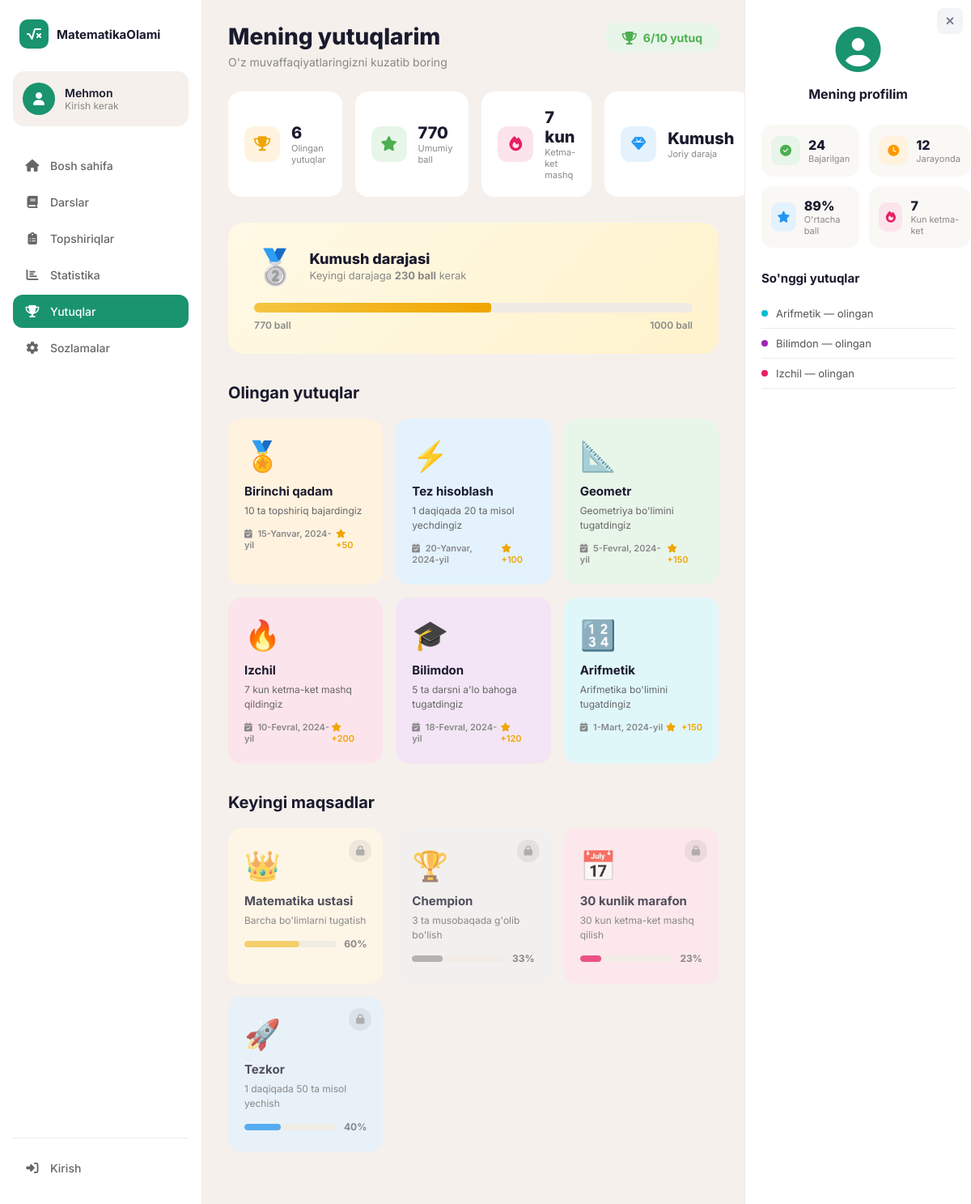
The page /yutuqlar/ on the database its author committed.
### apps/models.py (models this page shows, shortened)
class DarajaSozlamasi(models.Model):
    nomi = models.CharField(max_length=100)
    icon = models.CharField(max_length=50)
    kerakli_ball = models.PositiveIntegerField(default=1000)
    tartib = models.PositiveIntegerField(default=0)
    class Meta:
        ordering = ['tartib']
        verbose_name = 'Daraja'
        verbose_name_plural = 'Darajalar'

class Yutuq(models.Model):
    nomi = models.CharField(max_length=200)
    icon = models.CharField(max_length=50)
    rang = models.CharField(max_length=20, default='#fff3e0')
    tavsif = models.TextField()
    ball = models.PositiveIntegerField(default=0)
    sana = models.DateField(null=True, blank=True)
    olingan = models.BooleanField(default=False)
    foiz = models.PositiveIntegerField(default=0, help_text='Faqat olinmagan yutuqlar uchun progress foizi')
    progress_rang = models.CharField(max_length=20, blank=True)
    tartib = models.PositiveIntegerField(default=0)
    class Meta:
        ordering = ['tartib']
        verbose_name = 'Yutuq'
        verbose_name_plural = 'Yutuqlar'

class UmumiyStatistika(models.Model):
    umumiy_ball = models.PositiveIntegerField(default=82)
    bajarilgan = models.PositiveIntegerField(default=24)
    jarayonda = models.PositiveIntegerField(default=12)
    umumiy_soat = models.PositiveIntegerField(default=47)
    ketma_ket_kun = models.PositiveIntegerField(default=7)
    ortacha_ball_foiz = models.PositiveIntegerField(default=89)
    yulduzcha = models.PositiveIntegerField(default=150)
    class Meta:
        verbose_name = 'Umumiy statistika'
        verbose_name_plural = 'Umumiy statistika'
    @classmethod
    def get(cls):
        obj, _ = cls.objects.get_or_create(pk=1)
        return obj

### apps/views.py (the view)
# urls.py: path('yutuqlar/', views.yutuqlar, name='yutuqlar'),
def yutuqlar(request):
    stat = UmumiyStatistika.get()
    olinganlar = Yutuq.objects.filter(olingan=True)
    olinmaganlar = Yutuq.objects.filter(olingan=False)
    olingan_soni = olinganlar.count()
    umumiy_soni = Yutuq.objects.count()
    umumiy_ball = sum(y.ball for y in olinganlar)
    darajalar = DarajaSozlamasi.objects.all()
    daraja_nomi = 'Boshlang\'ich'
    daraja_icon = '🌟'
    joriy_ball = umumiy_ball
    kerakli_ball = 500
    daraja_foiz = 0
    for i, d in enumerate(darajalar):
        if umumiy_ball >= d.kerakli_ball:
            daraja_nomi = d.nomi
            daraja_icon = d.icon
            if i + 1 < len(darajalar):
                kerakli_ball = darajalar[i + 1].kerakli_ball
            else:
                kerakli_ball = d.kerakli_ball
        else:
            kerakli_ball = d.kerakli_ball
            break
    if kerakli_ball > 0:
        oldingi_ball = 0
        for d in darajalar:
            if d.kerakli_ball >= kerakli_ball:
                break
            oldingi_ball = d.kerakli_ball
        oraliq = kerakli_ball - oldingi_ball
        if oraliq > 0:
            daraja_foiz = min(100, int(((umumiy_ball - oldingi_ball) / oraliq) * 100))
        else:
            daraja_foiz = 100
    keyingi_daraja_ball = max(0, kerakli_ball - umumiy_ball)
    oxirgi_yutuqlar = olinganlar.order_by('-sana')[:3]
    context = {
        'olinganlar': olinganlar,
        'olinmaganlar': olinmaganlar,
        'kunlik_sovrinlar': KunlikSovrin.objects.all(),
        'oxirgi_yutuqlar': oxirgi_yutuqlar,
        'olingan_yutuqlar': olingan_soni,
        'umumiy_yutuqlar': umumiy_soni,
        'umumiy_ball': umumiy_ball,
        'ketma_ket_kun': stat.ketma_ket_kun,
        'daraja': daraja_nomi,
        'daraja_icon': daraja_icon,
        'daraja_foiz': daraja_foiz,
        'keyingi_daraja_ball': keyingi_daraja_ball,
        'joriy_ball': joriy_ball,
        'kerakli_ball': kerakli_ball,
        'stat': stat,
    }
    return render(request, 'yutuqlar.html', context)

### templates/yutuqlar.html (shortened to what this page needs)
{% extends 'base.html' %}
{% block content %}
<div class="stat-page-header">
    <div>
        <h1 class="stat-page-title">Mening yutuqlarim</h1>
        <p class="stat-page-subtitle">O'z muvaffaqiyatlaringizni kuzatib boring</p>
    </div>
    <div class="stat-overall-badge">
        <i class="fas fa-trophy"></i>
        <span>{{ olingan_yutuqlar }}/{{ umumiy_yutuqlar }} yutuq</span>
    </div>
</div>
<div class="stat-summary-grid">
    <div class="stat-summary-card">
        <div class="stat-summary-icon" style="background:#fff3e0; color:#f0a500;">
            <i class="fas fa-trophy"></i>
        </div>
        <div class="stat-summary-info">
            <span class="stat-summary-value">{{ olingan_yutuqlar }}</span>
            <span class="stat-summary-label">Olingan yutuqlar</span>
        </div>
    </div>
    <div class="stat-summary-card">
        <div class="stat-summary-icon" style="background:#e8f5e9; color:#4caf50;">
            <i class="fas fa-star"></i>
        </div>
        <div class="stat-summary-info">
            <span class="stat-summary-value">{{ umumiy_ball }}</span>
            <span class="stat-summary-label">Umumiy ball</span>
        </div>
    </div>
    <div class="stat-summary-card">
        <div class="stat-summary-icon" style="background:#fce4ec; color:#e91e63;">
            <i class="fas fa-fire"></i>
        </div>
        <div class="stat-summary-info">
            <span class="stat-summary-value">{{ ketma_ket_kun }} kun</span>
            <span class="stat-summary-label">Ketma-ket mashq</span>
        </div>
    </div>
    <div class="stat-summary-card">
        <div class="stat-summary-icon" style="background:#e3f2fd; color:#2196f3;">
            <i class="fas fa-gem"></i>
        </div>
        <div class="stat-summary-info">
            <span class="stat-summary-value">{{ daraja }}</span>
            <span class="stat-summary-label">Joriy daraja</span>
        </div>
    </div>
</div>
<section class="section">
    <div class="yutuq-level-banner">
        <div class="yutuq-level-info">
            <div class="yutuq-level-icon">{{ daraja_icon }}</div>
            <div>
                <h3>{{ daraja }} darajasi</h3>
                <p>Keyingi darajaga <strong>{{ keyingi_daraja_ball }} ball</strong> kerak</p>
            </div>
        </div>
        <div class="yutuq-level-progress">
            <div class="progress-bar">
                <div class="progress-fill" style="width:{{ daraja_foiz }}%; background:linear-gradient(90deg,#f5c542,#f0a500);"></div>
            </div>
            <div class="yutuq-level-numbers">
                <span>{{ joriy_ball }} ball</span>
                <span>{{ kerakli_ball }} ball</span>
            </div>
        </div>
    </div>
</section>
{% if olinganlar %}
<section class="section">
    <h2 class="section-title">Olingan yutuqlar</h2>
    <div class="yutuq-grid">
        {% for yutuq in olinganlar %}
        <div class="yutuq-card yutuq-earned" style="background:{{ yutuq.rang }};">
            <div class="yutuq-badge-icon">{{ yutuq.icon }}</div>
            <h3>{{ yutuq.nomi }}</h3>
            <p>{{ yutuq.tavsif }}</p>
            <div class="yutuq-meta">
                <span class="yutuq-date"><i class="fas fa-calendar-check"></i> {{ yutuq.sana }}</span>
                <span class="yutuq-points"><i class="fas fa-star"></i> +{{ yutuq.ball }}</span>
            </div>
        </div>
        {% endfor %}
    </div>
</section>
{% endif %}
{% if olinmaganlar %}
<section class="section">
    <h2 class="section-title">Keyingi maqsadlar</h2>
    <div class="yutuq-grid">
        {% for yutuq in olinmaganlar %}
        <div class="yutuq-card yutuq-locked" style="background:{{ yutuq.rang }};">
            <div class="yutuq-lock-overlay">
                <i class="fas fa-lock"></i>
            </div>
            <div class="yutuq-badge-icon">{{ yutuq.icon }}</div>
            <h3>{{ yutuq.nomi }}</h3>
            <p>{{ yutuq.tavsif }}</p>
            <div class="yutuq-progress-section">
                <div class="progress-bar">
                    <div class="progress-fill" style="width:{{ yutuq.foiz }}%; background:{{ yutuq.progress_rang }};"></div>
                </div>
                <span class="yutuq-progress-text">{{ yutuq.foiz }}%</span>
            </div>
        </div>
        {% endfor %}
    </div>
</section>
{% endif %}
{% endblock %}
{% block activity_title %}So'nggi yutuqlar{% endblock %}
{% block activity_content %}
{% for yutuq in oxirgi_yutuqlar %}
<div class="activity-item">
    <div class="activity-dot" style="background:{{ yutuq.progress_rang|default:'#4caf50' }};"></div>
    <span>{{ yutuq.nomi }} — olingan</span>
</div>
{% empty %}
<p style="color:#999; font-size:13px;">Hali yutuq olinmagan</p>
{% endfor %}
{% endblock %}

### templates/base.html (shortened to what this page needs)
{% load static %}
<!DOCTYPE html>
<html lang="uz">
<head>
    <link rel="stylesheet" href="{% static 'css/style.css' %}">
    <link rel="stylesheet" href="https://cdnjs.cloudflare.com/ajax/libs/font-awesome/6.5.0/css/all.min.css">
</head>
<body>
    <div class="layout">
        <aside class="sidebar">
            <div class="sidebar-logo">
                <div class="logo-icon">
                    <i class="fas fa-square-root-variable"></i>
                </div>
                <span class="logo-text">MatematikaOlami</span>
            </div>
            <div class="user-card">
                <div class="user-avatar">
                    <i class="fas fa-user"></i>
                </div>
                <div class="user-info">
                    {% if user.is_authenticated %}
                    <span class="user-name">{{ user.first_name }} {{ user.last_name }}</span>
                    <span class="user-role">{% if user.profil.rol == 'oqituvchi' %}O'qituvchi{% else %}O'quvchi{% endif %}</span>
                    {% else %}
                    <span class="user-name">Mehmon</span>
                    <span class="user-role">Kirish kerak</span>
                    {% endif %}
                </div>
            </div>
            <nav class="sidebar-nav">
                <a href="{% url 'bosh_sahifa' %}" class="nav-item {% if request.resolver_match.url_name == 'bosh_sahifa' %}active{% endif %}">
                    <i class="fas fa-home"></i>
                    <span>Bosh sahifa</span>
                </a>
                <a href="{% url 'darslar' %}" class="nav-item {% if request.resolver_match.url_name == 'darslar' %}active{% endif %}">
                    <i class="fas fa-book"></i>
                    <span>Darslar</span>
                </a>
                <a href="{% url 'topshiriqlar' %}" class="nav-item {% if request.resolver_match.url_name == 'topshiriqlar' %}active{% endif %}">
                    <i class="fas fa-clipboard-list"></i>
                    <span>Topshiriqlar</span>
                </a>
                <a href="{% url 'statistika' %}" class="nav-item {% if request.resolver_match.url_name == 'statistika' %}active{% endif %}">
                    <i class="fas fa-chart-bar"></i>
                    <span>Statistika</span>
                </a>
                <a href="{% url 'yutuqlar' %}" class="nav-item {% if request.resolver_match.url_name == 'yutuqlar' %}active{% endif %}">
                    <i class="fas fa-trophy"></i>
                    <span>Yutuqlar</span>
                </a>
                <a href="{% url 'sozlamalar' %}" class="nav-item {% if request.resolver_match.url_name == 'sozlamalar' %}active{% endif %}">
                    <i class="fas fa-cog"></i>
                    <span>Sozlamalar</span>
                </a>
            </nav>
            <div class="user-actions">
                {% if user.is_authenticated %}
                <a href="{% url 'chiqish' %}" class="nav-item nav-item-logout">
                    <i class="fas fa-sign-out-alt"></i>
                    <span>Chiqish</span>
                </a>
                {% else %}
                <a href="{% url 'kirish' %}" class="nav-item">
                    <i class="fas fa-sign-in-alt"></i>
                    <span>Kirish</span>
                </a>
                {% endif %}
            </div>
        </aside>
        <main class="main-content">
            {% block content %}{% endblock %}
        </main>
        <aside class="right-sidebar" id="rightSidebar">
            <button id="rightSidebarClose" class="right-sidebar-close-btn" title="Yopish" aria-label="Yopish">
                <i class="fas fa-times"></i>
            </button>
            <div class="profile-section">
                <div class="profile-avatar">
                    <i class="fas fa-user-circle"></i>
                </div>
                <h3>Mening profilim</h3>
            </div>
            {% block right_sidebar %}
            <div class="stats-grid">
                <div class="stat-item">
                    <div class="stat-icon" style="background: #e8f5e9; color: #4caf50;">
                        <i class="fas fa-check-circle"></i>
                    </div>
                    <div class="stat-info">
                        <span class="stat-value">{{ stat.bajarilgan }}</span>
                        <span class="stat-label">Bajarilgan</span>
                    </div>
                </div>
                <div class="stat-item">
                    <div class="stat-icon" style="background: #fff3e0; color: #ff9800;">
                        <i class="fas fa-clock"></i>
                    </div>
                    <div class="stat-info">
                        <span class="stat-value">{{ stat.jarayonda }}</span>
                        <span class="stat-label">Jarayonda</span>
                    </div>
                </div>
                <div class="stat-item">
                    <div class="stat-icon" style="background: #e3f2fd; color: #2196f3;">
                        <i class="fas fa-star"></i>
                    </div>
                    <div class="stat-info">
                        <span class="stat-value">{{ stat.ortacha_ball_foiz }}%</span>
                        <span class="stat-label">O'rtacha ball</span>
                    </div>
                </div>
                <div class="stat-item">
                    <div class="stat-icon" style="background: #fce4ec; color: #e91e63;">
                        <i class="fas fa-fire"></i>
                    </div>
                    <div class="stat-info">
                        <span class="stat-value">{{ stat.ketma_ket_kun }}</span>
                        <span class="stat-label">Kun ketma-ket</span>
                    </div>
                </div>
            </div>
            <div class="recent-activity">
                <h4>{% block activity_title %}So'nggi faoliyat{% endblock %}</h4>
                {% block activity_content %}{% endblock %}
            </div>
            {% endblock %}
        </aside>
    </div>
</body>
</html>

### rows shown on the page
DarajaSozlamasi: nomi "Kumush"
Yutuq: icon "🏅", nomi "Birinchi qadam", tavsif "10 ta topshiriq bajardingiz", sana "15-Yanvar, 2024-yil", ball "50"
Yutuq: icon "⚡", nomi "Tez hisoblash", tavsif "1 daqiqada 20 ta misol yechdingiz", sana "20-Yanvar, 2024-yil", ball "100"
Yutuq: icon "📐", nomi "Geometr", tavsif "Geometriya bo'limini tugatdingiz", sana "5-Fevral, 2024-yil", ball "150"
Yutuq: icon "🔥", nomi "Izchil", tavsif "7 kun ketma-ket mashq qildingiz", sana "10-Fevral, 2024-yil", ball "200"
Yutuq: icon "🎓", nomi "Bilimdon", tavsif "5 ta darsni a'lo bahoga tugatdingiz", sana "18-Fevral, 2024-yil", ball "120"
Yutuq: icon "🔢", nomi "Arifmetik", tavsif "Arifmetika bo'limini tugatdingiz", sana "1-Mart, 2024-yil", ball "150"
Yutuq: icon "👑", nomi "Matematika ustasi", tavsif "Barcha bo'limlarni tugatish", foiz "60"
Yutuq: icon "🏆", nomi "Chempion", tavsif "3 ta musobaqada g'olib bo'lish", foiz "33"
Yutuq: icon "📅", nomi "30 kunlik marafon", tavsif "30 kun ketma-ket mashq qilish", foiz "23"
Yutuq: icon "🚀", nomi "Tezkor", tavsif "1 daqiqada 50 ta misol yechish", foiz "40"
UmumiyStatistika: bajarilgan "24", jarayonda "12", ortacha_ball_foiz "89", ketma_ket_kun "7"

### other values the page prints
{{ olingan_yutuqlar }} "6"
{{ umumiy_yutuqlar }} "10"
{{ umumiy_ball }} "770"
{{ ketma_ket_kun }} "7"
{{ daraja_icon }} "🥈"
{{ keyingi_daraja_ball }} "230"
{{ joriy_ball }} "770"
{{ kerakli_ball }} "1000"
